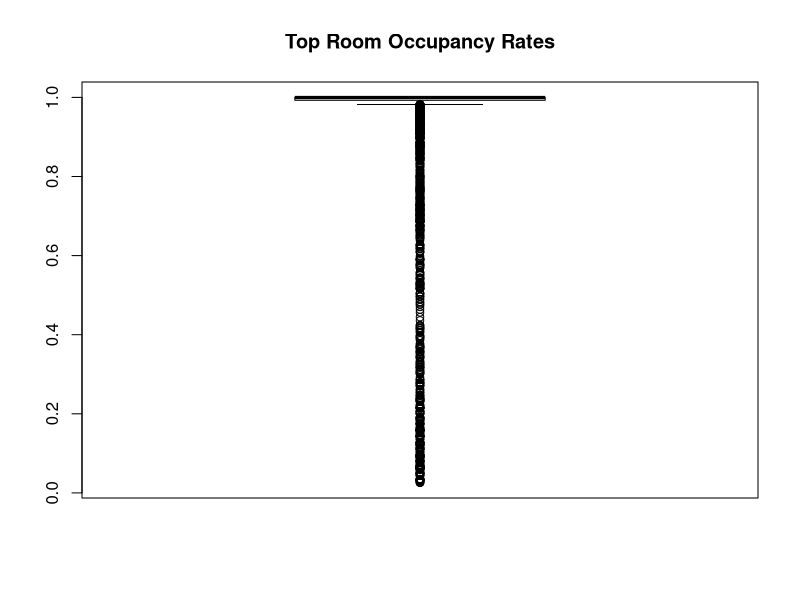
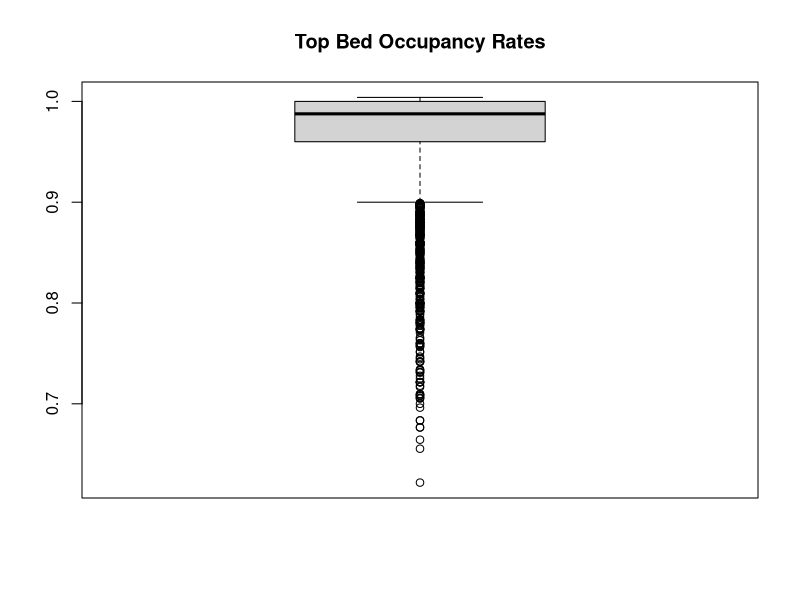
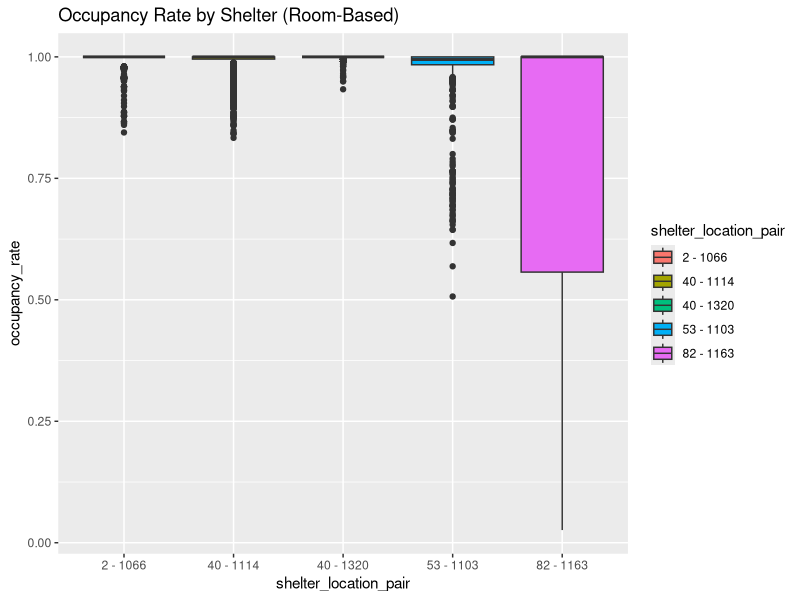
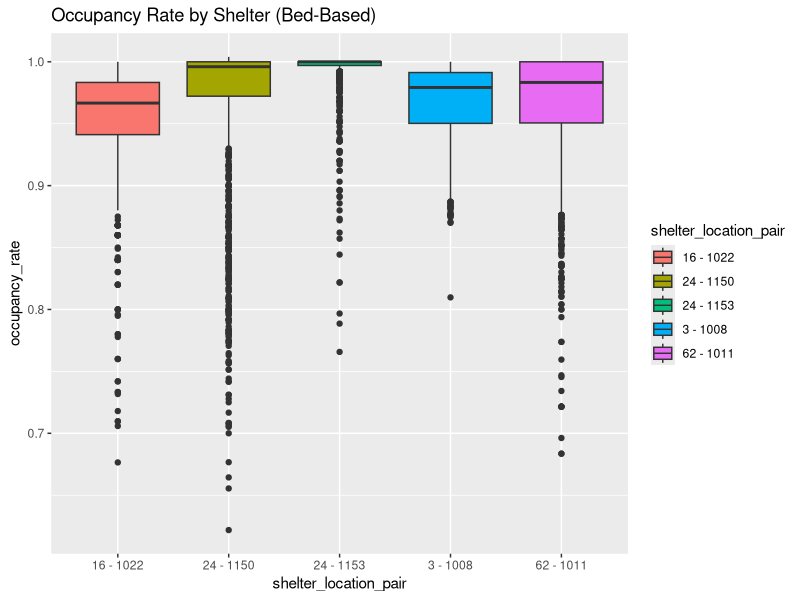
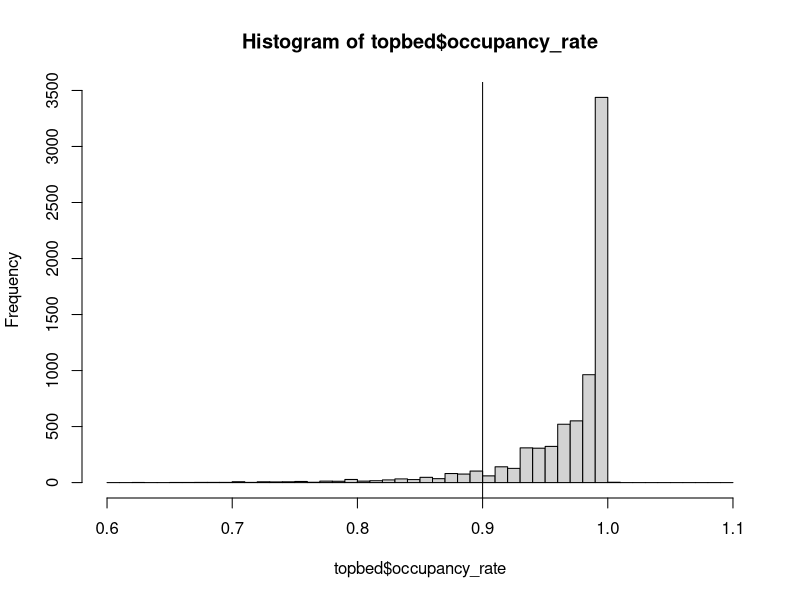
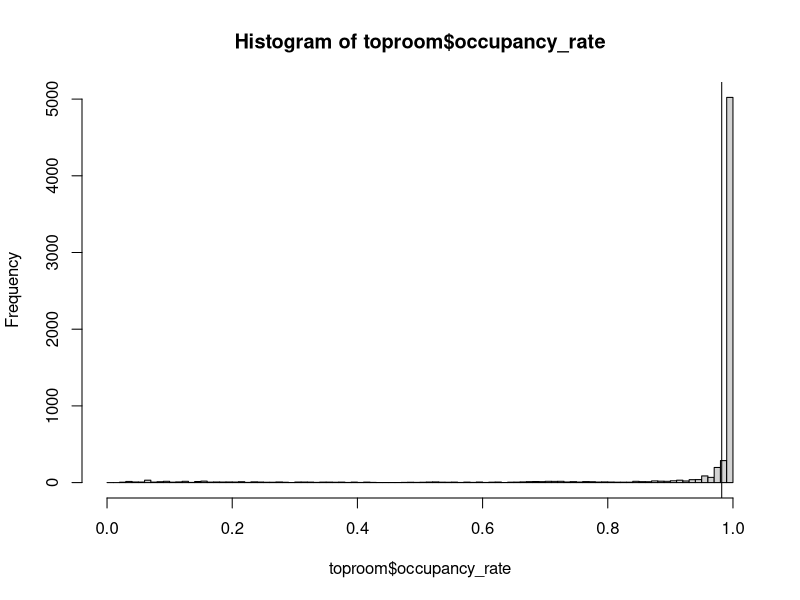
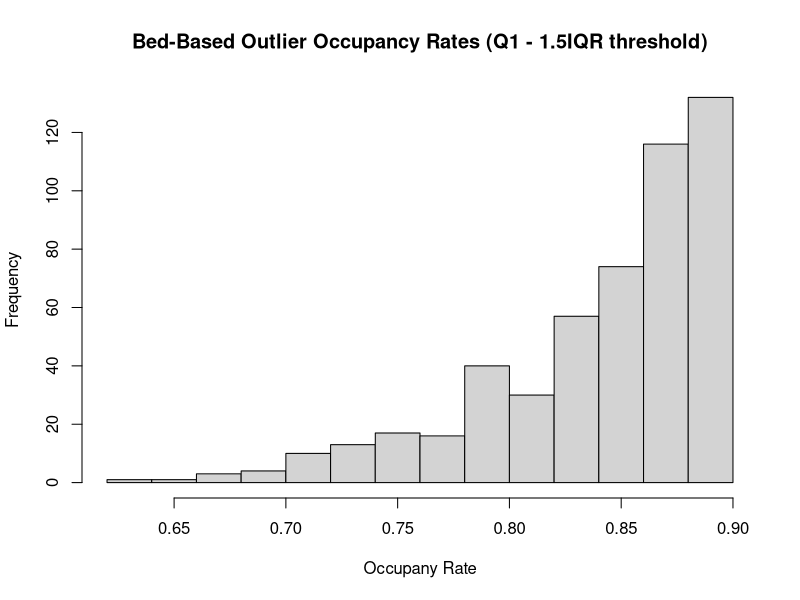
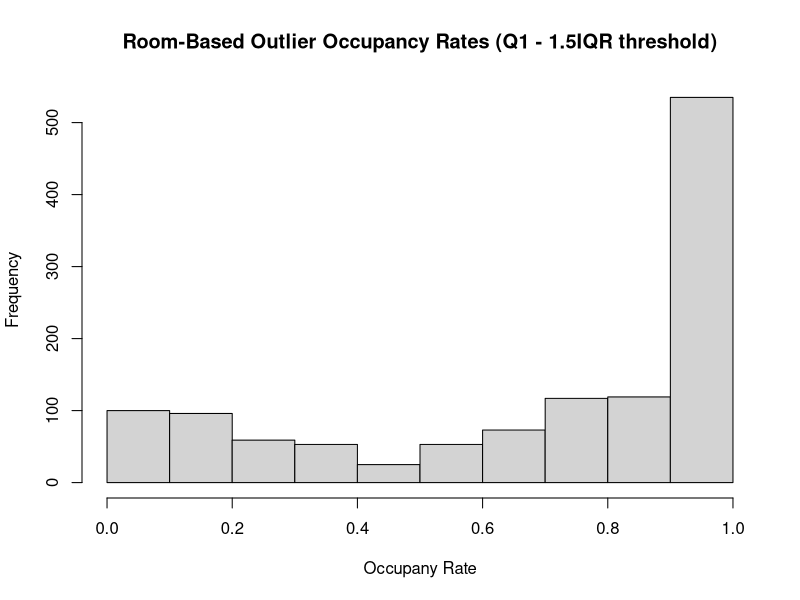

Here is the R script that generated these plots, in order:
## ---- chunk 1
knitr::opts_chunk$set(echo = TRUE)
## ---- chunk 2
library(tidyverse)
## ---- chunk 3
topbed <- read.csv("top_5_bed_based_shelters.csv")
toproom <- read.csv("top_5_room_based_shelters.csv")

topbed$OCCUPANCY_DATE <- as.Date(topbed$OCCUPANCY_DATE)
toproom$OCCUPANCY_DATE <- as.Date(toproom$OCCUPANCY_DATE)
## ---- chunk 4
boxplot(toproom$occupancy_rate, main="Top Room Occupancy Rates")
boxplot(topbed$occupancy_rate, main="Top Bed Occupancy Rates")
ggplot(toproom, 
       aes(shelter_location_pair, occupancy_rate, fill=shelter_location_pair)) +
  geom_boxplot() + 
  ggtitle("Occupancy Rate by Shelter (Room-Based)")

ggplot(topbed, 
       aes(shelter_location_pair, occupancy_rate, fill=shelter_location_pair)) +
  geom_boxplot() +
  ggtitle("Occupancy Rate by Shelter (Bed-Based)")
## ---- chunk 5
q3.bed <- quantile(topbed$occupancy_rate, .75)
q1.bed <- quantile(topbed$occupancy_rate, .25)
q3.room <- quantile(toproom$occupancy_rate, .75)
q1.room <- quantile(toproom$occupancy_rate, .25)

# Add lines to indicate where whiskers end on the boxplots
ol.bed <- q1.bed - 1.5*(q3.bed - q1.bed)
ol.room <- q1.room - 1.5*(q3.room - q1.room) 


bks <- seq(0, 1, by=.01)

hist(topbed$occupancy_rate, breaks= seq(.6, 1.1, .01))
abline(v=ol.bed)

hist(toproom$occupancy_rate, breaks=bks)
abline(v=ol.room)
## ---- chunk 6
# By default cutoff
outdef.bed <- topbed %>% select(OCCUPANCY_DATE, occupancy_rate) %>% 
  filter(occupancy_rate <= ol.bed)

outdef.room <- toproom %>% select(OCCUPANCY_DATE, occupancy_rate) %>% 
  filter(occupancy_rate <= ol.room)

# By 99% cutoff
out99.bed <- topbed %>% select(OCCUPANCY_DATE, occupancy_rate) %>% 
  filter(occupancy_rate <= .99)

out99.room <- toproom %>% select(OCCUPANCY_DATE, occupancy_rate) %>% 
  filter(occupancy_rate <= .99)


# By cutoff where it flattens out
outflat.bed <- topbed %>% select(OCCUPANCY_DATE, occupancy_rate) %>% 
  filter(occupancy_rate <= .93)

outflat.room <- toproom %>% select(OCCUPANCY_DATE, occupancy_rate) %>% 
  filter(occupancy_rate <= .97)
## ---- chunk 7
#par(mfrow=c(3,2))
hist(outdef.bed$occupancy_rate, 
     main="Bed-Based Outlier Occupancy Rates (Q1 - 1.5IQR threshold)", 
     xlab="Occupany Rate")
hist(outdef.room$occupancy_rate,
     main="Room-Based Outlier Occupancy Rates (Q1 - 1.5IQR threshold)", 
     xlab="Occupany Rate")
hist(out99.bed$occupancy_rate,
     main="Bed-Based Outlier Occupancy Rates (99% threshold)", 
     xlab="Occupany Rate")
hist(out99.room$occupancy_rate,
     main="Room-Based Outlier Occupancy Rates (99% threshold)", 
     xlab="Occupany Rate")
hist(outflat.bed$occupancy_rate,
     main="Bed-Based Outlier Occupancy Rates (93% threshold)", 
     xlab="Occupany Rate")
hist(outflat.room$occupancy_rate,
     main="Room-Based Outlier Occupancy Rates (97% threshold)", 
     xlab="Occupany Rate")
## ---- chunk 8
plot(outdef.room$OCCUPANCY_DATE, outdef.room$occupancy_rate, pch=20,
     main="Occupancy Rate Outliers (Q1 - 1.5IQR threshold)",
     xlab="Date", ylab="Occupancy Rate")
points(outdef.bed$OCCUPANCY_DATE, outdef.bed$occupancy_rate, pch=20, col="red")
legend("bottomright", legend=c("Room-Based", "Bed-Based"), pch=20,
       col=c("black", "red"))

plot(out99.room$OCCUPANCY_DATE, out99.room$occupancy_rate, pch=20, 
     main="Occupancy Rate Outliers (99% threshold)",
     xlab="Date", ylab="Occupancy Rate")
points(out99.bed$OCCUPANCY_DATE, out99.bed$occupancy_rate, pch=20, col="red")
legend("bottomright", legend=c("Room-Based", "Bed-Based"), pch=20,
       col=c("black", "red"))

plot(outflat.room$OCCUPANCY_DATE, outflat.room$occupancy_rate, pch=20,
     main="Occupancy Rate Outliers (93% and 97% threshold)",
     xlab="Date", ylab="Occupancy Rate")
points(outflat.bed$OCCUPANCY_DATE, outflat.bed$occupancy_rate, pch=20, col="red")
legend("bottomright", legend=c("Room-Based", "Bed-Based"), pch=20,
       col=c("black", "red"))
## ---- chunk 9
toproom %>% filter(shelter_location_pair == "82 - 1163") %>% head()
